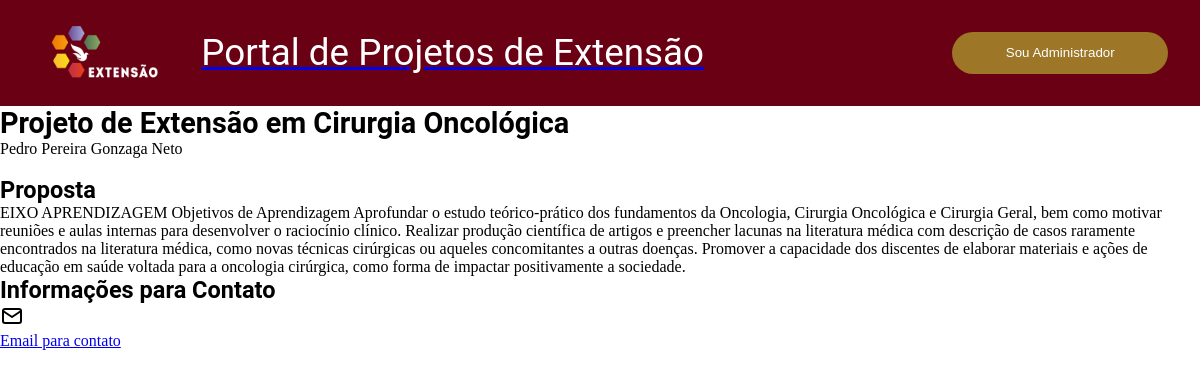
/projeto/9, run on the app's committed database.
### portalExtensaoUnicap_app/models.py (models this page shows, shortened)
class projeto(models.Model):
    id=models.BigAutoField(primary_key=True)
    identificacao_unica=models.TextField(max_length=9, blank=False, null=False)
    titulo=models.TextField(max_length=300, blank=False, null=False)
    proposta=models.TextField(max_length=3000, blank=False, null=False)
    curso=models.TextField(max_length=150, blank=False, null=False)
    coordenador=models.TextField(max_length=150, blank=False, null=False)
    ch_total=models.IntegerField(blank=False, null=False)
    ch_semanal_docente=models.IntegerField(blank=False, null=False)
    ch_semanal_estudante=models.IntegerField(blank=False, null=False)
    data_inicio=models.DateField(auto_now=False, auto_now_add=False)
    data_termino=models.DateField(auto_now=False, auto_now_add=False)
    instagram=models.TextField(blank=True)
    contato=models.TextField(blank=False)
    formulario=models.TextField(blank=True)

### portalExtensaoUnicap_app/views.py (the view)
# urls.py: path('projeto/<int:projeto_id>', views.ProjectView, name='project'),
def ProjectView(request, projeto_id):
    projeto_detail = get_object_or_404(projeto, id=projeto_id)
    return render(request, 'project.html', {'projeto': projeto_detail})

### portalExtensaoUnicap_app/templates/project.html (shortened to what this page needs)
{% extends 'base.html' %}
{% block conteudo %}
{% load static %}
<div class="basic-info">
	<h2>{{ projeto.titulo }}</h2>
	<p>{{ projeto.coordenador }}</p>
</div>
<div class="extra-info">
	<div class="right-extra-info">
		<div class="proposition">
			<h3>Proposta</h3>
			<p>{{ projeto.proposta }}</p>
		</div>
		<div class="contact">
			<h3>Informações para Contato</h3>
			{% if projeto.contato %}
			<a class="contact-link" href="mailto:{{ projeto.contato }}">
				<img src="{% static 'graphics/mail.svg' %}" />
				<p>Email para contato</p>
			</a>
			{% endif %}
		</div>
	</div>
</div>
{% endblock %}

### portalExtensaoUnicap_app/static/style.css (style rules this page uses)
:root { --main-color:#690013; --accent-color:#9D7628; --text-color:#fff; --text-size:1em; --h1-size:2.3em; --border-radius:28px; }
h2 { font-size: 1.8em; }
h3 { font-size: 1.47em; }
h1,h2,h3,h4 { font-family: 'Roboto', sans-serif; }
* { margin: 0; padding: 0; box-sizing: border-box; }
body { font-size: var(--text-size); margin: 0; min-height: 100vh; display: flex; flex-direction: column; }

### data on the page
projeto: titulo "Projeto de Extensão em Cirurgia Oncológica", coordenador "Pedro Pereira Gonzaga Neto", proposta "EIXO APRENDIZAGEM Objetivos de Aprendizagem Aprofundar o estudo teórico-prático dos fundamentos da Oncologia, Cirurgia Oncológica e Cirurgia Geral, bem como motivar reuniões e aulas internas para desenvolver o raciocínio clínico. Realizar produção científica de artigos e preencher lacunas na literatura médica com descrição de casos raramente encontrados na literatura médica, como novas técnicas cirúrgicas ou aqueles concomitantes a outras doenças. Promover a capacidade dos discentes de elaborar materiais e ações de educação em saúde voltada para a oncologia cirúrgica, como forma de impactar positivamente a sociedade."
